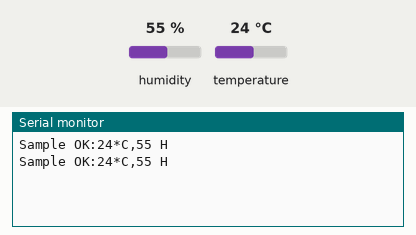
Simulated run of this sketch. Board: ESP8266 (NodeMCU). Parts: the last lines printed to the serial monitor. The inputs (shaded band) are chosen by the test bench; at power-on: humidity 55 %, temperature 24 °C.

Above: at 2.8 s.
2.9 s: humidity set to 22 %
At 5.3 s:
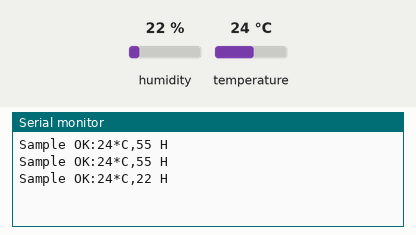
5.6 s: temperature set to 12 °C
At 6.5 s:
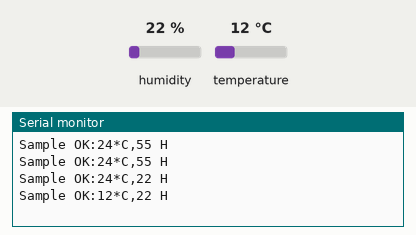
8.3 s: humidity set to 40 %
At 11.2 s:
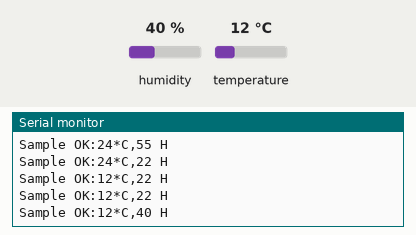
Timing chart, 0 to 12.7 s (numbered marks = the images above; inputs shaded):
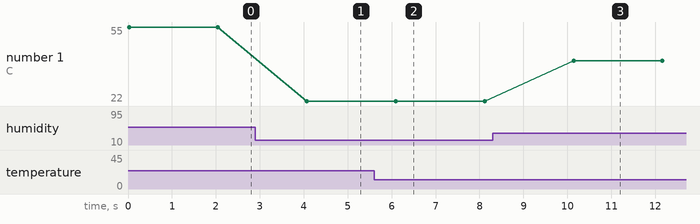

The sketch:

DHT.ino
```cpp
#include <DHT11.h>

#include <SimpleDHT.h> //form GitHub SimpleDHT, KEYES OK
 int pinDHT11 = D1; //GPIO2或D4 of ESP8266,不是ADC0
 SimpleDHT11 dht11(pinDHT11);

void setup() {
  Serial.begin(115200);}

// the loop function runs over and over again forever
void loop() {
 byte temperature = 0;
 byte humidity = 0;
 int err = SimpleDHTErrSuccess;
 if((err = dht11.read(&temperature, &humidity, NULL )) != SimpleDHTErrSuccess) {
    Serial.print("Read DHT11 failed,err="); Serial.print(SimpleDHTErrCode(err));
    Serial.print(","); Serial.println(SimpleDHTErrDuration(err)); delay(1000);
    return; }
  Serial.print("Sample OK:");
  Serial.print((int)temperature);
  Serial.print("*C,");
  Serial.print((int)humidity);
  Serial.println(" H");
  delay(2000);
}
```

Measured:
- after the input at 2.9 s, the serial monitor: prints a new line after 1.2 s (image 1)
- after the input at 5.6 s, the serial monitor: prints a new line after 0.49 s (image 2)
- after the input at 8.3 s, the serial monitor: prints a new line after 1.8 s (image 3)
- plotted number 1: 55 → 22 after the input at 2.9 s, 22 → 40 after the input at 8.3 s
